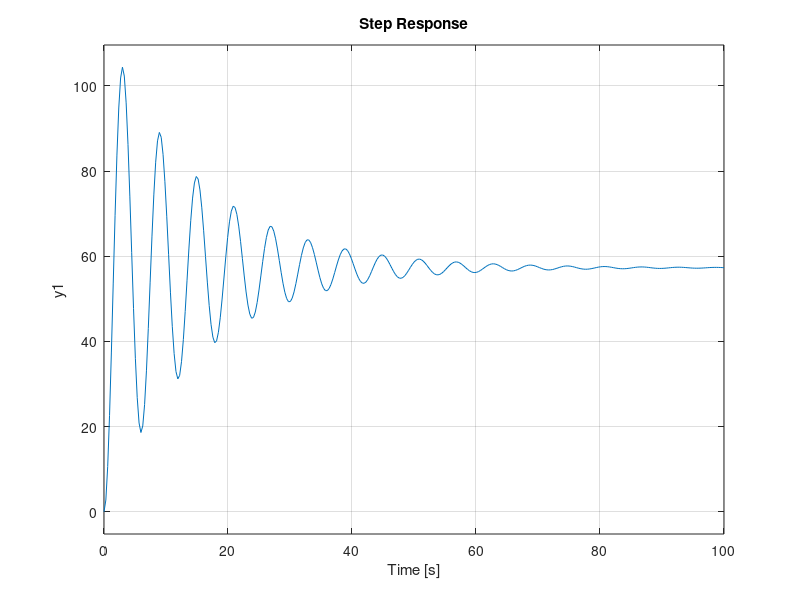
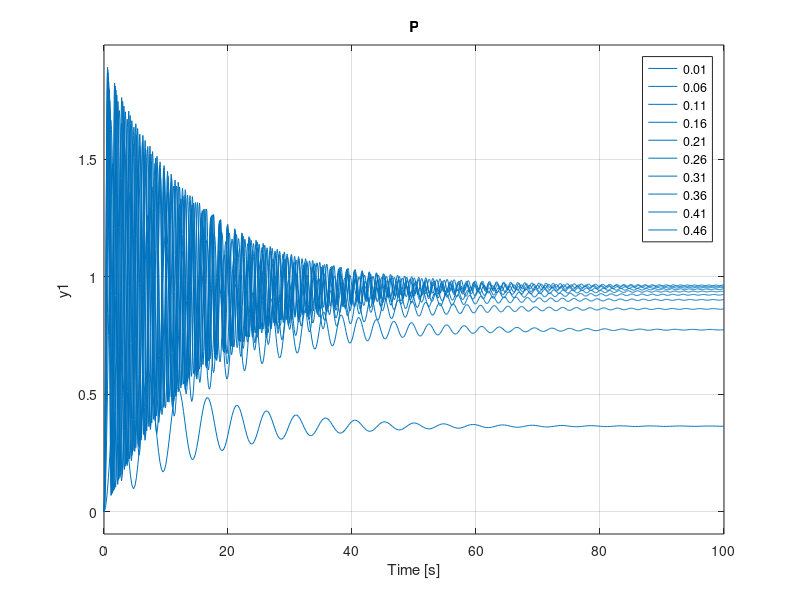
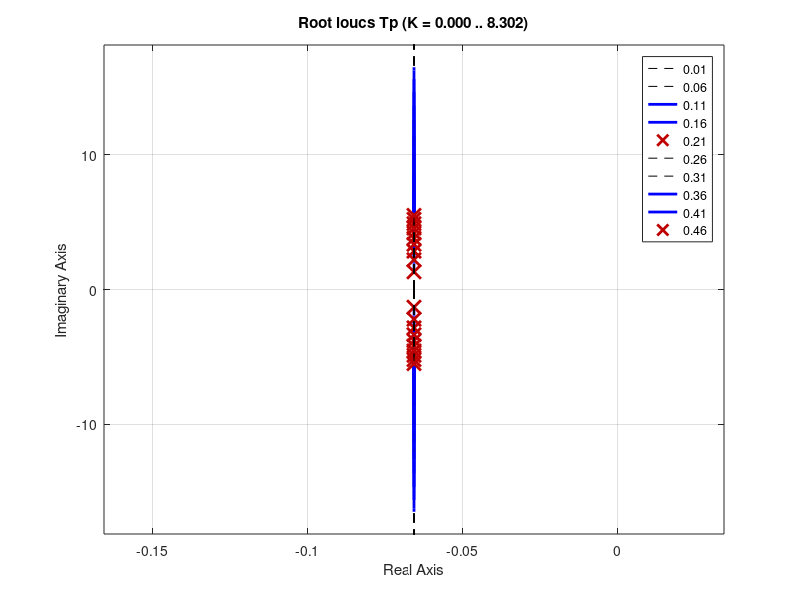
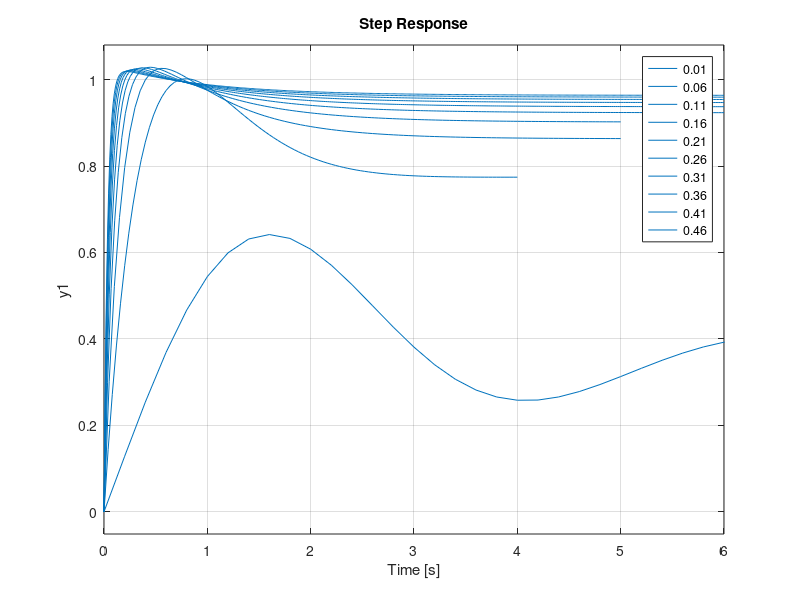

Recreate these plots in MATLAB, in order.
close all force;
clear all;
clc;

%% 2nd Order Transfer Function
%tf([1.109],[1 0.1313 1.109])
num= 1.109*180/pi();
den=[1 0.1313 1.109];
A = tf(num,den);
t = 0:0:100;
figure(1)
step(A, t)

%% Part 1a
% for Kp = 0:0.01:0.1
%     
%  C = pid(Kp)
%  T = feedback(C*A,1)
% 
%  figure(2)
%  step(T, t)
%  hold all;
%  grid on;
%  figure(3)
%  rlocus(T);
%  hold all;
%  grid on;
%  
% end
% 
% %% Part 1b
% Kp = 0.05;
% 
% for Kd = 0:0.05:0.5
%     
%  C = pid(Kp, 0 , Kd)
%  T = feedback(C*A,1)
% 
%  figure(4)
%  step(T, t)
%  hold all;
%  grid on;
%  figure(5)
%  rlocus(T);
%  hold all;
%  grid on;
%  
% end
% 

c = 0;
stepp=0.05;
gg = (0.01:stepp:0.5);
maxgg=max(gg);
Legend=cell(length(gg),1);
   
   for p=1:length(gg)
     Legend{p}=num2str(gg(p));
   end

for G = min(gg):stepp:max(gg)
   
   Kd= G;
   Kp= G;
   Ki= G;
   
 Cp = pid(Kp);
 Tp = feedback(Cp*A,1);
 Cd = pid(Kp,0,Kd);
 Td = feedback(Cd*A,1);
 Ci = pid(Kp,Ki,Kd);
 Ti = feedback(Ci*A,1);

 sp=figure(4);
 step(Tp, t)
 title('P')
 hold on;
 grid on;
 rp=figure(5);
 title('P')
 rlocus(Tp);
 hold on;
 grid on;
 sd=figure(6);
 title('PD')
 step(Td, t)
 hold on;
 grid on;
 rd=figure(7);
 title('PD')
 rlocus(Td);
 hold on;
 grid on;
 si=figure(8);
 title('PID')
 step(Ti, t)
 hold on;
 grid on;
 ri=figure(9);
 title('PID')
 rlocus(Ti);
 hold on;
 grid on;
 
 c= c + 1;
end

%% Legend

for i=4:9
    figure(i)
    legend(Legend)
end
